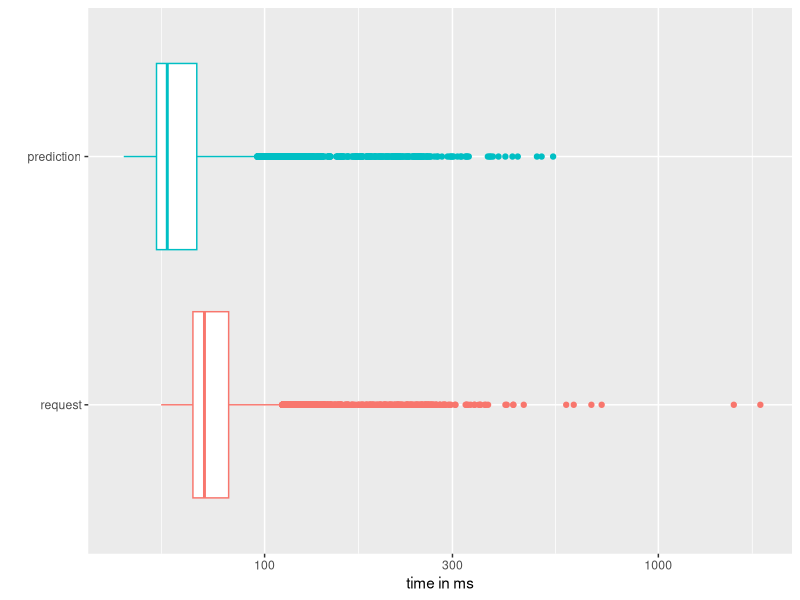
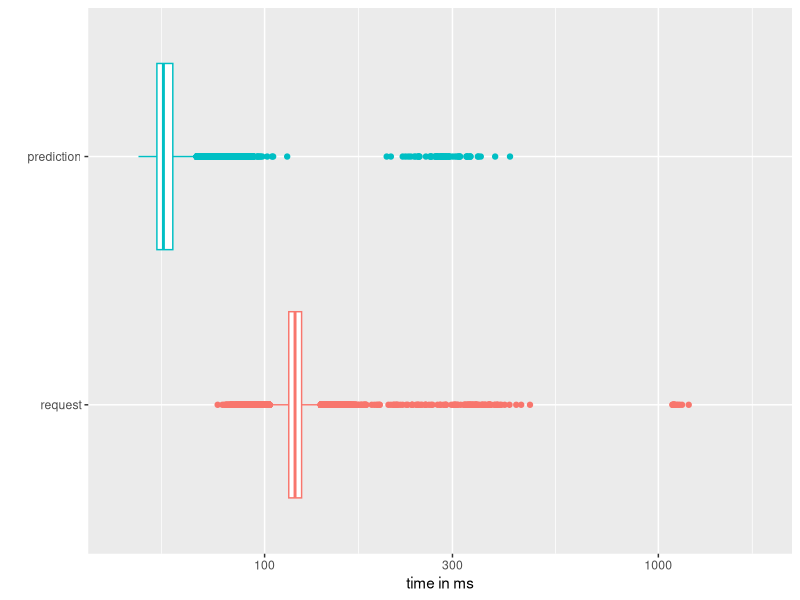

Reproduce these figures in R, in order.
library(readr)
library(ggplot2)
library(reshape2)
library(scales)

setwd("C:\\Users\\danie\\tuWien\\8_semester\\DiC\\DiC_Exercise_3_Group10\\base-docker-app\\obj_detection_container-vanilla")
res_loc <- read_csv("results_local.csv")
res_loc$request_time <- res_loc$request_time*1000
res_loc$prediction_time <- res_loc$prediction_time*1000

data_mod <- melt(res_loc, id.vars='...1', measure.vars=c('request_time', 'prediction_time'))



mean(res_loc$prediction_time)
mean(res_loc$request_time)



res_rem <- read_csv("results_remote.csv")
res_rem$request_time <- res_rem$request_time*1000
res_rem$prediction_time <- res_rem$prediction_time*1000

data_mod2 <- melt(res_rem, id.vars='...1', measure.vars=c('request_time', 'prediction_time'))


ggplot(data_mod) + geom_boxplot(aes(x=value, y=variable, color=variable)) +  scale_x_log10(limits=c(43, 1816)) + xlab("time in ms") + ylab("") + theme(legend.position = "none") +scale_y_discrete(labels=c("request","prediction"))
ggplot(data_mod2) + geom_boxplot(aes(x=value, y=variable, color=variable)) +  scale_x_log10(limits=c(43, 1816)) + xlab("time in ms") + ylab("") + theme(legend.position = "none") +scale_y_discrete(labels=c("request","prediction"))



mean(res_rem$prediction_time)
mean(res_rem$request_time)

